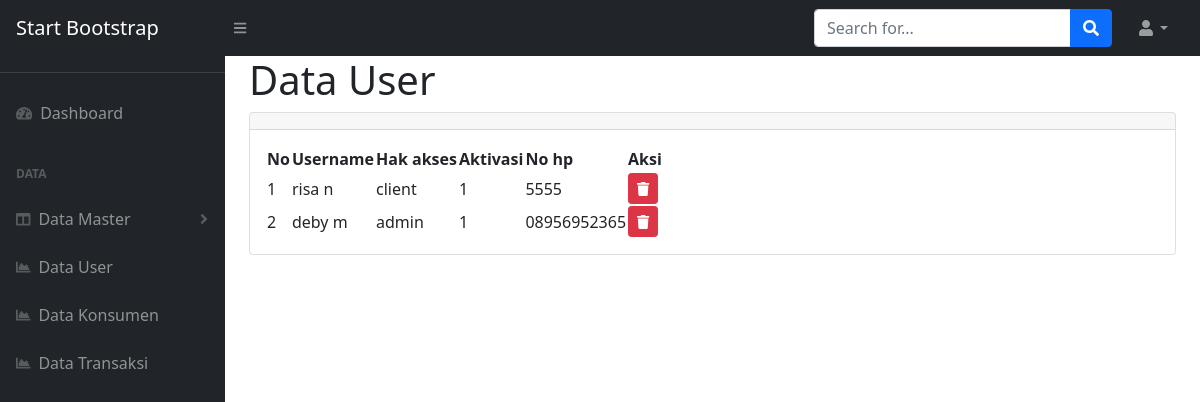
Screenshot of /index.php/admin/data_user with the database file from the repository.
### tables this page shows
CREATE TABLE `tbl_user` (
  `id_user` int(11) NOT NULL,
  `username` varchar(100) NOT NULL,
  `password` varchar(100) NOT NULL,
  `hak_akses` enum('client','admin') NOT NULL,
  `aktivasi` enum('0','1') NOT NULL,
  `no_hp` varchar(15) NOT NULL
);

### application/controllers/Admin.php (called while the page is built, shortened)
<?php
class Admin extends CI_Controller {
	public function data_user()
	{
		$this->load->model('M_admin');
		$data['user'] = $this->M_admin->data_user()->result();
		$this->load->view('partisi_admin/head');
		$this->load->view('partisi_admin/navbar');
		$this->load->view('data_user_v',$data);
		$this->load->view('partisi_admin/js');
	}
}

### index.php (called while the page is built, shortened)
<?php
require_once BASEPATH.'core/CodeIgniter.php';

### application/models/M_admin.php (called while the page is built, shortened)
<?php
    class M_admin extends CI_Model{
        function data_user()
        {
            return $this->db->get('tbl_user');
        }
    }

### application/views/data_user_v.php (the view)
<div id="layoutSidenav_content">
               <main>
                   <div class="container-fluid px-4">
                       <h1>Data User</h1>
                       <div class="card mb-4">
                           <div class="card-header">
                           </div>
                           <div class="card-body">
                               <table id="datatablesSimple">
                               <thead>
                                       <tr>
                                           <th>No</th>
                                           <th>Username</th>
                                           <th>Hak akses</th>
                                           <th>Aktivasi</th>
                                           <th>No hp</th>
                                           <th>Aksi</th>
                                       </tr>
                                   </thead>
                                   <tbody>
                                       <?php $no = 1; foreach($user as $us){?>
                                       <tr>
                                           <td><?= $no ?></td>
                                           <td><?= $us->username?></td>
                                           <td><?= $us->hak_akses?></td>
                                           <td><?= $us->aktivasi?></td>
                                           <td><?= $us->no_hp?></td>
                                           <td><a href="<?=base_url('Admin/hapususer/'.$us->id_user)?>" class="btn btn-sm btn-danger "> <i class="fa fa-trash"></i></a></td>
                                       </tr>
                                       <?php $no++; }?>
                                   </tbody>
                               </table>
                           </div>
                       </div>
                   </div>
               </main>

### rows the page displays
tbl_user: username "risa n", hak_akses "client", aktivasi "1", no_hp "5555"
tbl_user: username "deby m", hak_akses "admin", aktivasi "1", no_hp "08956952365"
